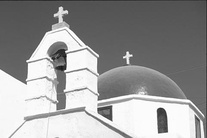
%> input picture CV_ex1/Church.jpg, 207 x 138 px, shrunk from 481 x 321 before the run
$ octave CV_ex1B.m   (GNU Octave 9; MATLAB toolbox functions it lacks are replaced by stand-ins)
%> lines starting %> are read from the running program, lines starting %| are printed output that depends on the picture
### CV_ex1/canny.m
function E = canny(imagePath, sigma, L_th, H_th)
%> called with imagePath = './Images/Church.jpg', sigma = 2, L_th = 0.2, H_th = 1
I = imread(imagePath);
%> I is the input picture: size 138x207 uint8; min 20, max 255, mean 153.3
% ID = im2double(I);
mask_size = 2*sigma;

% Create the Gaussian kernels:
G_dx = Deriv_Gauss_x(sigma, mask_size);
G_dy = Deriv_Gauss_y(sigma, mask_size);

I_x = conv2(I, G_dx, 'same');
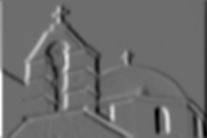
%> I_x: size 138x207 double; min -34.32, max 45.68, mean -0.2; drawn with min black and max white
I_y = conv2(I, G_dy, 'same');
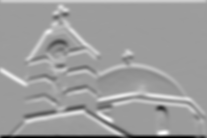
%> I_y: size 138x207 double; min -46.32, max 29.61, mean 0.5; drawn with min black and max white

G_magnitude = I_x.^2+I_y.^2;
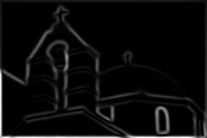
%> G_magnitude: size 138x207 double; min 6.53e-31, max 2145.4, mean 97.1; drawn with min black and max white
G_magnitude = (G_magnitude.^0.5)*2;
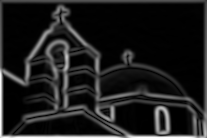
%> G_magnitude: size 138x207 double; min 1.62e-15, max 92.64, mean 10.9; drawn with min black and max white
%> the run ends on the next line
G_orientation = radtodeg(atan(I_x./I_y));

G_orientation = G_orientation - mod(G_orientation,45);
% display(G_orientation);
Et = thinning(G_magnitude, G_orientation);

mini = min(Et(:))
maxi = max(Et(:))
E_high = Et > H_th ;
E_high = E_high.*Et;
E_low = Et > L_th;
E_low = E_low.*Et;
E = apply_thresholds(E_high, E_low, G_orientation, L_th);

% [10 lines of commented-out code are left out]

end

### CV_ex1/Deriv_Gauss_x.m
function Dx = Deriv_Gauss_x(sigma, mask_size)
[x,y] = meshgrid(-mask_size:mask_size, -mask_size:mask_size);
% display([x,y]);
D = exp(-(x.^2 + y.^2)/(2*sigma^2))/(2*pi*sigma^2);
s = sum(D(:));
D = D./s;
Dx = -x.*D/(sigma^2);
end

### CV_ex1/Deriv_Gauss_y.m
function Dy = Deriv_Gauss_y(sigma, mask_size)
[x,y] = meshgrid(-mask_size:mask_size, -mask_size:mask_size);
D = exp(-(x.^2 + y.^2)/(2*sigma^2))/(2*pi*sigma^2);
s = sum(D(:));
D = D./s;
Dy = -y.*D/(sigma^2);
end

### CV_ex1/CV_ex1B.m

% Section B - Canny Edge Detector Implementation:

% Reference -   F. J. Canny. A computational approach to edge detection.
%               IEEE Trans. Pattern Analysis and Machine Intelligent (PAMI), 8(6):679-698, 1986.
%

%   SCRIPT:
close all;
clear all;

im_test = checkerboard(8);
imwrite(im_test,'./images/im_test.jpg')

image_dir = strcat(pwd,'/images/');
images = ['Alicia1.jpg',"Alicia2.jpg","lighthouse.bmp"];
official_images = ["Nuns.jpg","Church.jpg","Golf.jpg","im_test.jpg"];
official_ground_truth = ["Nuns_GT.bmp","Church_GT.bmp","Golf_GT.bmp","im_test.jpg"];
low_thresholds = [0.2,0.02];
high_thresholds = [1,0.1];
sigmas = [2,4];

% % C.
% % The sigma parameter effects the blur of the image, which effects the
% % magnitude of the signal, here are two examples:
E1= canny(char('./Images/Church.jpg'), 2, 0.2, 1);
